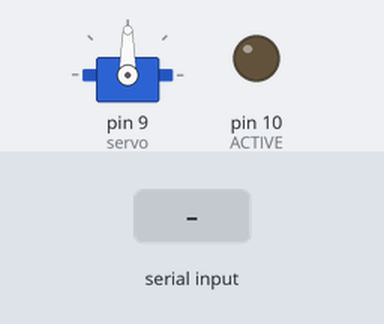
A sketch run on a simulated Arduino Uno, built with avr-gcc and run on an emulated ATmega328P. Shown: servo, output pins drawn as LEDs (lit = HIGH). The inputs (shaded band) are chosen by the test bench. The local clock reads 2024-03-15 10:24:30 at power-on unless the sketch sets it; what the sketch prints to the serial monitor is not drawn.

Above: at 2.2 s.
2.3 s: "P90\n" received over Serial
At 3.8 s:
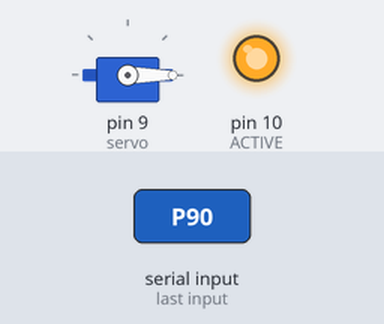
5.3 s: "P,45\n" received over Serial
At 7.4 s:
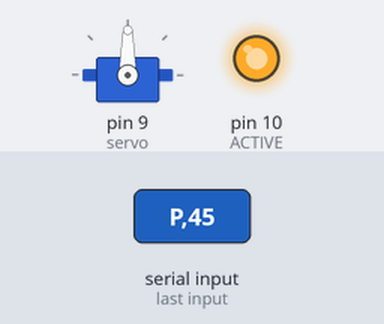
8.3 s: "P" received over Serial
At 11.8 s:
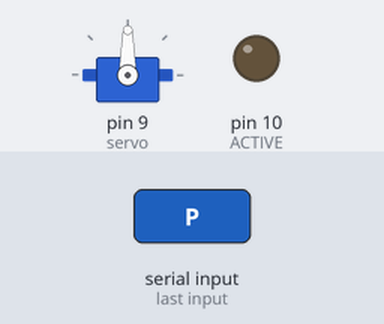
Timing chart, 0 to 13.3 s (numbered marks = the images above; inputs shaded):
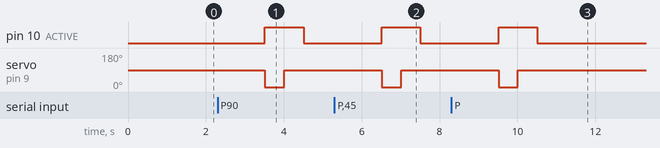

The sketch:

main.ino
```cpp
#include <virtuabotixRTC.h>
#include <Servo.h>

#define ACTIVE 10

#define TIME 1000
#define HOUR 0
#define POR 4


Servo servo;
//________________CLK,DAT,RST
virtuabotixRTC clock(8,7,6);

int schSize = 2;
int schedule[] = {600,1800};
int scheduleP[] = {5,3};
boolean scheduleF[] = {false,false};

int pulseTime = 500;

void setup(){

  Serial.begin(9600);
  //___SERVO PIN 9
  servo.attach(9);
  pinMode(ACTIVE,OUTPUT);

  writeSchedule();
  delay(1000);


}

void loop(){
  clock.updateTime();
  resetSchedule();
  loopSchedule();

  if(Serial.available()){
    String myBuffer = Serial.readString();
      switch(myBuffer.charAt(0)){
          case 'P':
            pulse(1,pulseTime);
          break;
          case 'T':
            long value = (long)myBuffer.substring(1).toInt();
            updateClockTime((long)myBuffer.substring(1).toInt());
          break;
        }
  }
  delay(500);
}


int readTimeFormat(){
    return (clock.hours*100) + clock.minutes;
}

void loopSchedule(){
   for(int k = 0 ; k < schSize  ; k++){
      if(readTimeFormat() == schedule[k] && !scheduleF[k]){
          pulse(scheduleP[k],pulseTime);
          scheduleF[k] = true;
      }
   }
}

void writeSchedule(){
   String mainBuffer = "";
    for(int k = 0 ; k < schSize ; k++){
      String subBuffer = "$F" + String(scheduleF[k]) + "T" + String(schedule[k]) + "P" + String(scheduleP[k]);
      mainBuffer += subBuffer;
    }
    Serial.println(mainBuffer);
}

void resetSchedule(){
  if(readTimeFormat() == 0000){
    for(boolean flag : scheduleF){
      flag = false;
    }
  }
}

void pulse(int n,int time){
  digitalWrite(ACTIVE,HIGH);
  for(int i = 0 ; i < n ; i++){
    servo.write(0);
    delay(time);
    servo.write(90);
    delay(time);
  }
  digitalWrite(ACTIVE,LOW);
}

void updateClockTime(long value){
    //h x 10000
    //m x 100
    //s x 1
    int h = value/10000;
    int m = (value - (long)h*10000)/100;
    int s = (value - (((long)h*10000)+m*100));
    //ss/mm/hh/dW/dM/mm/yyyy
    clock.setDS1302Time(s,m,h,1,0,0,0);
}
```

Measured:
- after the input at 2.3 s, pin 10 (ACTIVE): LOW → HIGH after 1.2 s, → LOW 1.0 s later; servo on pin 9 (servo): 90° → 0° after 1.2 s, → 90° 0.50 s later
- after the input at 5.3 s, pin 10 (ACTIVE): LOW → HIGH after 1.2 s, → LOW 1.0 s later; servo on pin 9 (servo): 90° → 0° after 1.2 s, → 90° 0.50 s later
- after the input at 8.3 s, pin 10 (ACTIVE): LOW → HIGH after 1.2 s, → LOW 1.0 s later; servo on pin 9 (servo): 90° → 0° after 1.2 s, → 90° 0.50 s later
